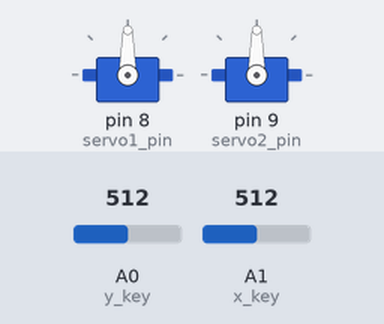
A sketch run on a simulated Arduino Uno, built with avr-gcc and run on an emulated ATmega328P. Shown: 2 × servo. The test bench sets the inputs (shaded band); at power-on: A0 (y_key) = 512, A1 (x_key) = 512.

Above: at 1.2 s.
1.3 s: A0 (y_key) set to 684
2.8 s: A0 (y_key) set to 715
At 2.95 s:
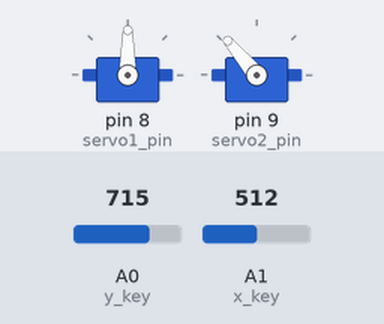
At 4.4 s:
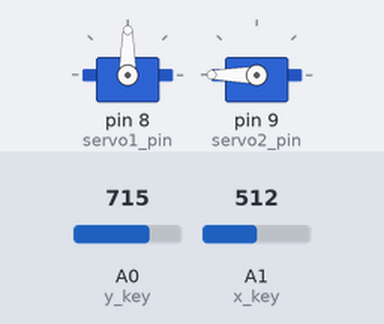
4.7 s: A1 (x_key) set to 309
6.2 s: A1 (x_key) set to 292
At 7.2 s:
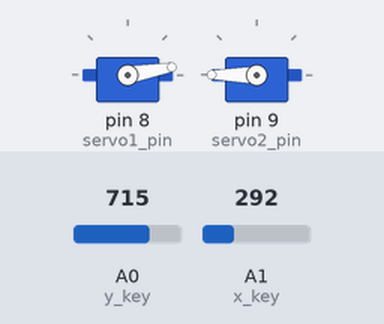
8.0 s: A1 (x_key) set to 686
9.5 s: A1 (x_key) set to 708
At 11.3 s:
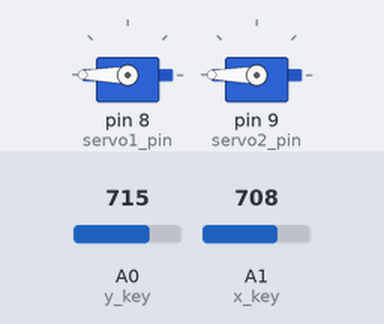
Timing chart, 0 to 12.8 s (numbered marks = the images above; inputs shaded):
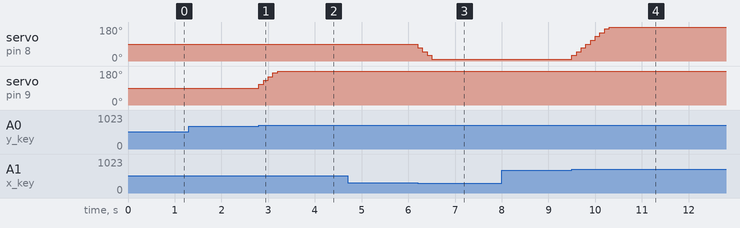

The sketch:

program_1.ino
```cpp
#include <Servo.h>

Servo servo1;
Servo servo2;

int x_key = A1; // X-axis joystick pin
int y_key = A0; // Y-axis joystick pin

int x_pos;
int y_pos;

int servo1_pin = 8;
int servo2_pin = 9;

int initial_position = 90; // Initial position of servo1
int initial_position1 = 90; // Initial position of servo2

void setup() {
  Serial.begin(9600);
  servo1.attach(servo1_pin);
  servo2.attach(servo2_pin);
  servo1.write(initial_position);
  servo2.write(initial_position1);
  pinMode(x_key, INPUT);
  pinMode(y_key, INPUT);
}

void loop() {
  x_pos = analogRead(x_key);
  y_pos = analogRead(y_key);

  // Control servo1 based on x-axis input
  if (x_pos < 300) {
    if (initial_position > 10) {
      initial_position = initial_position - 20;
      servo1.write(initial_position);
      delay(100);
    }
  }
  if (x_pos > 700) {
    if (initial_position < 180) {
      initial_position = initial_position + 20;
      servo1.write(initial_position);
      delay(100);
    }
  }

  // Control servo2 based on y-axis input
  if (y_pos < 300) {
    if (initial_position1 > 10) {
      initial_position1 = initial_position1 - 20;
      servo2.write(initial_position1);
      delay(100);
    }
  }
  if (y_pos > 700) {
    if (initial_position1 < 180) {
      initial_position1 = initial_position1 + 20;
      servo2.write(initial_position1);
      delay(100);
    }
  }
}
```

Measured:
- the behaviour switches between 700 and 701 on A0 (y_key) (found by bisection; images 0 and 1)
- the behaviour switches between 300 and 299 on A1 (x_key) (found by bisection; images 2 and 3)
- the behaviour switches between 700 and 701 on A1 (x_key) (found by bisection; images 3 and 4)
- after the input at 1.3 s, every drawn part: stays the same
- after the input at 2.8 s, servo on pin 9 (servo2_pin): moves from 90° to 180° over 0.40 s, starting at once
- after the input at 4.7 s, every drawn part: stays the same
- after the input at 6.2 s, servo on pin 8 (servo1_pin): 90° → 70° at once, → 50° 0.10 s later, → 30° 0.10 s later, → 10° 0.10 s later
- after the input at 8.0 s, every drawn part: stays the same
- after the input at 9.5 s, servo on pin 8 (servo1_pin): moves from 10° to 180° over 0.80 s, starting at once
